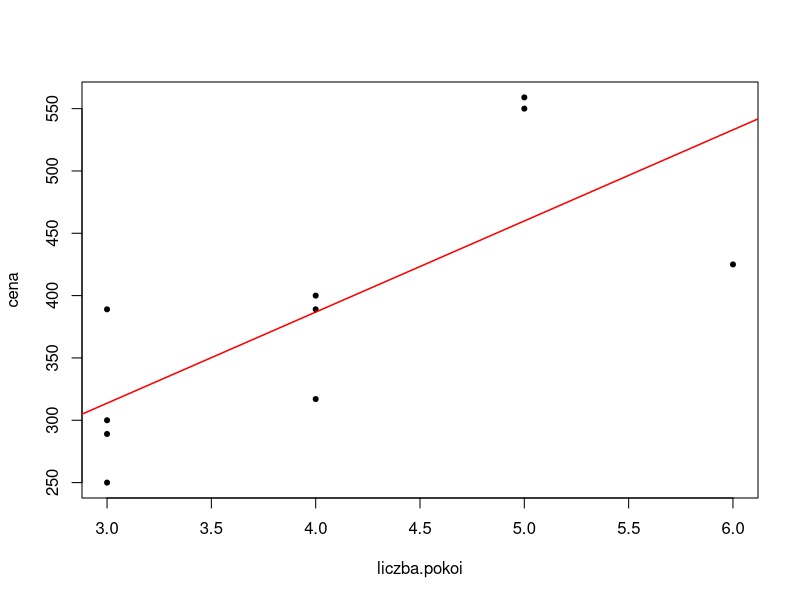
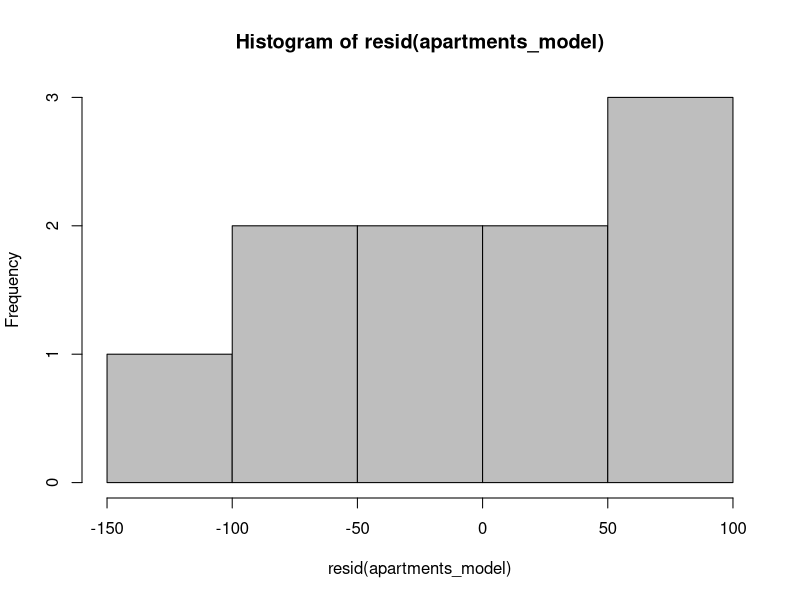
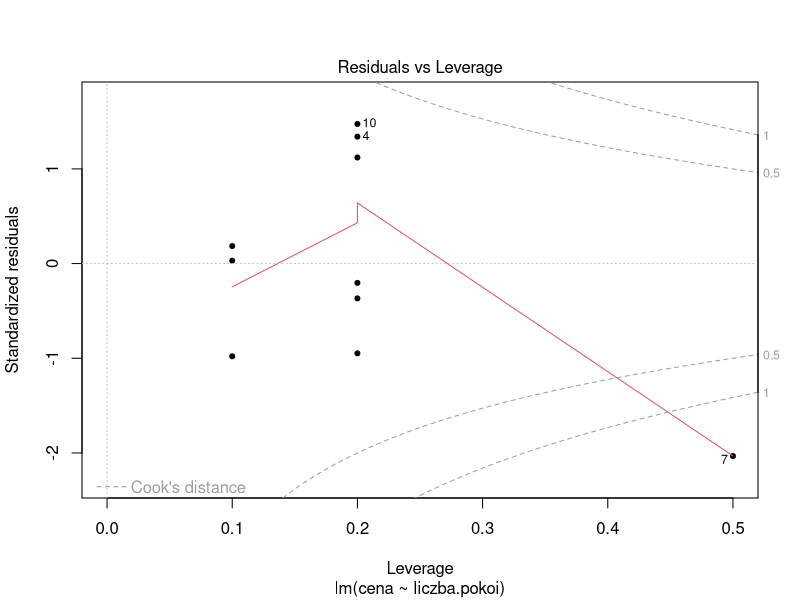
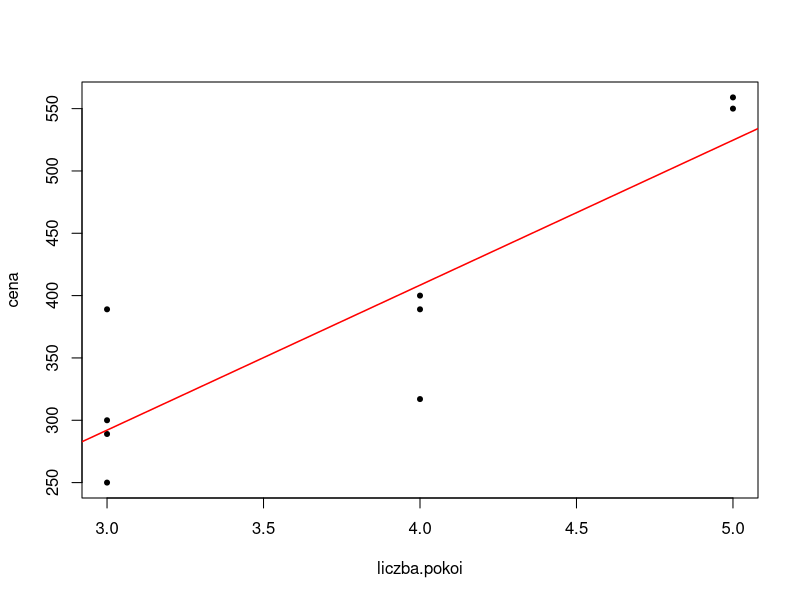
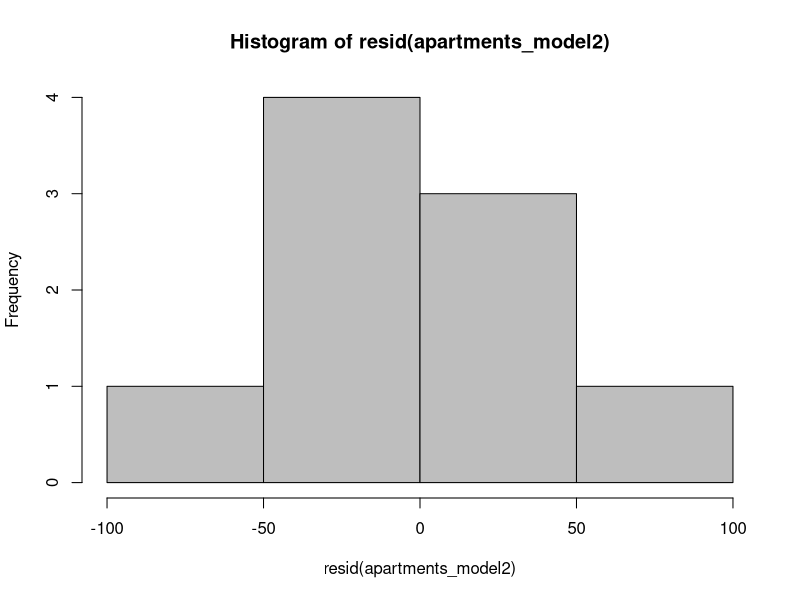
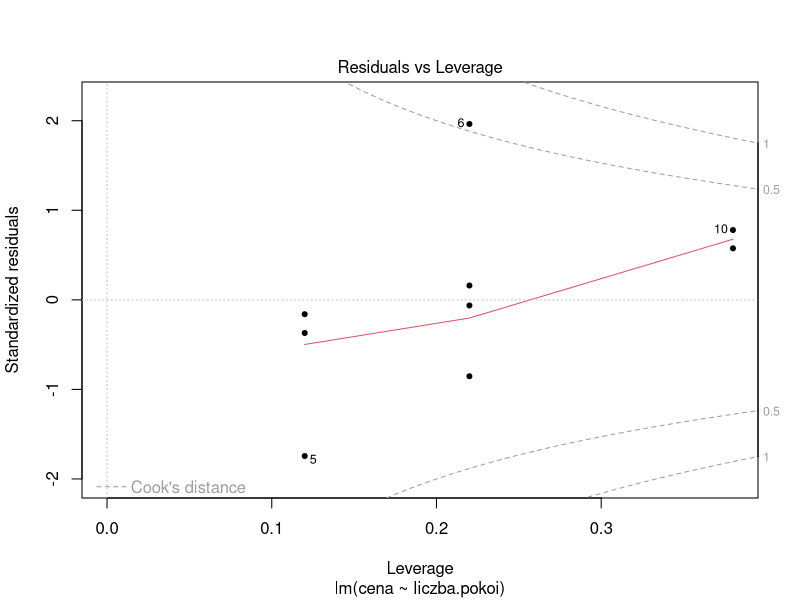

These figures' R source, in order:
library('dplyr')

apartments = data.frame('cena' = c(300, 250, 400, 550, 317, 389, 425, 289, 389, 559),
                        'liczba pokoi' =c(3, 3, 4, 5, 4, 3, 6, 3, 4, 5))

data.set <- apartments

plot(cena ~ liczba.pokoi, data = data.set, pch = 20)

#linear regression
apartments_model <- lm(cena ~ liczba.pokoi, data = data.set)
abline(apartments_model, lwd = 1.5, col = 'red')
summary(apartments_model)

#coefficiency tests w/o potential outliter
#Perason
cor.test(data.set$cena, data.set$liczba.pokoi, method = 'pearson')

#residuals
resid(apartments_model)
hist(resid(apartments_model), col = 'grey')
shapiro.test(resid(apartments_model))
plot(apartments_model, 5, pch = 20)

#observation no. 7 is a potential outliter
data.set[7,]

#Perason
cor.test(data.set$cena, data.set$liczba.pokoi, method = 'pearson', conf.level = 0.95)

# cor = 0.736 - quite strong positive correlation
# p-value = 0.01521 statistically significant

#Spearman
cor.test(data.set$cena, data.set$liczba.pokoi, method = 'spearman', conf.level = 0.95)

# rho = 0.8511649 
# p-value = 0.001787

new.data <- data.frame(liczba.pokoi = c(2))

#price projection for 2-rooms apartment                    
predict(apartments_model, new.data)                     
#240.6 kPLN

#removing observation no.7 as outliter
data.set2 <- data.set[-7,]
data.set2

#steps repeated

#linear regression
plot(cena ~ liczba.pokoi, data = data.set2, pch = 20)
apartments_model2 <- lm(cena ~ liczba.pokoi, data = data.set2)
abline(apartments_model2, lwd = 1.5, col = 'red')
summary(apartments_model2)
#R-squared and adjusted R-squared improved

#residuals
resid(apartments_model2)
hist(resid(apartments_model2), col = 'grey')
shapiro.test(resid(apartments_model2))
plot(apartments_model2, 5, pch = 20)

#coefficiency tests w/o potential outliter

#Perason
cor.test(data.set2$cena, data.set2$liczba.pokoi, method = 'pearson', conf.level = 0.95)

# cor = 0.8802 - quite strong positive correlation
# p-value = 0.001741 statistically significant 

#Spearman
cor.test(data.set2$cena, data.set2$liczba.pokoi, method = 'spearman', conf.level = 0.95)

# rho = 0.8454028
# p-value = 0.004098

#new price projection for 2-room apartment 
predict(apartments_model2, new.data)
#175.8 kPLN

                                #########
                                #Summary#
                                #########

#Both Pearson's product-moment correlation and Spearman's rank correlation 
#defines realtion between rooms and prices as significant and in expected direction
#at confidence level 95%. 
#However one potential outliter has been itentified. After removing it from data set
#model parameters have been improved.

#price projection for 2-room apartment is:
#240.6 kPLN before removing outliter 
#175.8 kPLN after removing outliter

#model assumptions are met. 